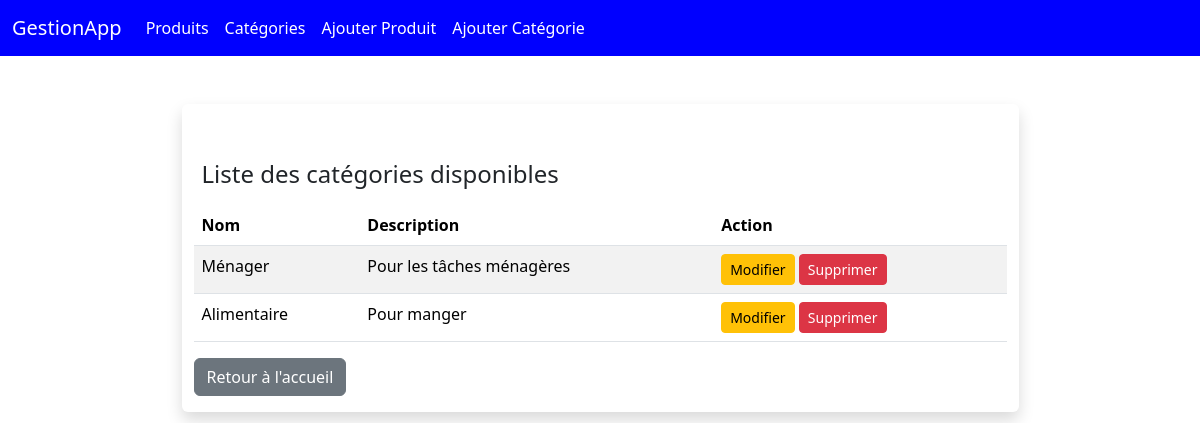
Page /categories/ on the committed database.
### gestionApp/models.py (models this page shows)
class Categorie(models.Model):
    id = models.AutoField(primary_key=True)
    nom = models.CharField(max_length=100)
    description = models.TextField(blank=True, null=True)

### gestionApp/views.py (the view)
# urls.py: path("categories/", liste_categories, name="liste_categories"),
def liste_categories(request):
    categories = Categorie.objects.all()
    return render(request, 'categories.html', {'categories': categories})

### gestionApp/templates/categories.html
{% extends "layout.html" %}
{% block content %}
<div class="container w-75 mt-5 pt-5 pb-3 shadow rounded">
    <h1 class="fs-4 p-2">Liste des catégories disponibles</h1>
    <table class="table table-striped">
        <thead>
            <tr>
                <th scope="col">Nom</th>
                <th scope="col">Description</th>
                <th scope="col">Action</th>
            </tr>
        </thead>
        <tbody>
            {% for categorie in categories %}
            <tr>
                <td>{{ categorie.nom }}</td>
                <td>{{ categorie.description }}</td>
                <td>
                    <a href="{% url 'modifCategorie' categorie.id %}" class="btn btn-warning btn-sm">Modifier</a>
                    <a href="{% url 'supprCategorie' categorie.id %}" class="btn btn-danger btn-sm">Supprimer</a>
                </td>
            </tr>
            {% endfor %}
        </tbody>
    </table>
    <a href="{% url 'accueil' %}" class="btn btn-secondary">Retour à l'accueil</a>
</div>
{% endblock %}

### rows in the picture
Categorie: nom "Ménager", description "Pour les tâches ménagères"
Categorie: nom "Alimentaire", description "Pour manger"
